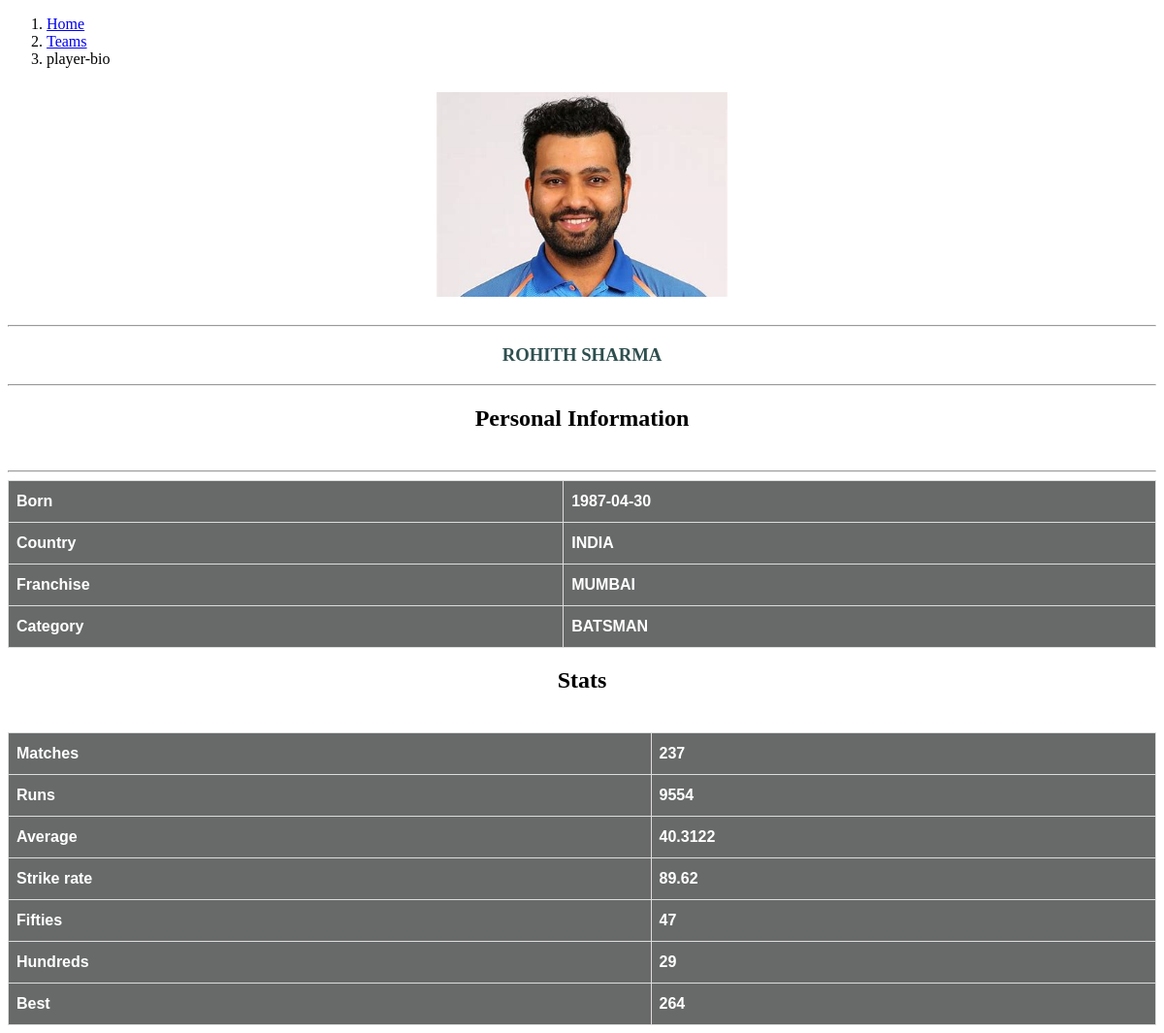
The page /players.php?id=100 on the database its author committed.
### tables this page shows
CREATE TABLE `player12` (
  `P_ID` int(11) NOT NULL,
  `P_NAME` varchar(20) DEFAULT NULL,
  `DOB` date DEFAULT NULL,
  `COUNTRY` varchar(20) DEFAULT NULL,
  `FRANCHISE` varchar(20) DEFAULT NULL,
  `CATEGORY` varchar(10) DEFAULT NULL,
  `N_ID` int(11) NOT NULL,
  `F_ID` int(11) NOT NULL
);

CREATE TABLE `batsman` (
  `P_ID` int(11) NOT NULL,
  `P_NAME` varchar(20) DEFAULT NULL,
  `MATCHES` int(11) DEFAULT NULL,
  `RUNS` int(11) DEFAULT NULL,
  `AVG` float DEFAULT NULL,
  `ST_RATE` float DEFAULT NULL,
  `FIFTIES` int(11) DEFAULT NULL,
  `HUNDREDS` int(11) DEFAULT NULL,
  `BEST` int(11) DEFAULT NULL
);

### players.php (the view, shortened to what this page needs)
<?php
$id=$_GET["id"];
$sql_1="SELECT * FROM player12 WHERE P_ID='$id'";
$sql_2="SELECT * FROM batsman WHERE P_ID='$id'";
$result1=mysqli_query($conn,$sql_1);
$players=mysqli_fetch_assoc($result1);
$flag=true;
$result2=mysqli_query($conn,$sql_2);
$row_count = mysqli_num_rows($result2);
if(!$row_count){
    $sql_3="SELECT * FROM bowler WHERE P_ID='$id'";
    $result3=mysqli_query($conn,$sql_3);
    $stat1=mysqli_fetch_assoc($result3);
    $flag=false;
}
else {
    $stat=mysqli_fetch_assoc($result2);
}
?>
<!DOCTYPE html>
<html lang="en">
<head>
<link href="css/index.css" rel="stylesheet"/>
<link href="css/teams.css" rel="stylesheet" />
<link href="css/bio.css" rel="stylesheet"/>
</head>
<body>
     <nav aria-label="breadcrumb">
        <ol class="breadcrumb py-2">
            <li class="breadcrumb-item">
                <a href="index.php">Home</a>
            </li>
            <li class="breadcrumb-item">
                <a href="teams.php">Teams</a>
            </li>
            <li class="breadcrumb-item active" aria-current="page">
                player-bio
            </li>
        </ol>
    </nav>
    <div class="page-container">
    <div class="image-container">
       <img src="img/<?=$players['P_ID']?>.jpg">
    </div><hr>
       <h3><?php echo $players["P_NAME"];?></h3>
       <hr>
    <h2>Personal Information</h2>
    <hr>
<table class="bio">
  <tr>
    <th>Born</th>
    <th><?php echo $players["DOB"];?></th>
  </tr>
  <tr>
    <th>Country</th>
    <th><?php echo $players["COUNTRY"];?></th>
  </tr>
  <tr>
    <th>Franchise</th>
    <th><?php echo $players["FRANCHISE"];?></th>
  </tr>
  <tr>
    <th>Category</th>
    <th><?php echo $players['CATEGORY'];?></th>
  </tr>
</table>
<h2>Stats</h2>
<?php if($flag){?>
    <table class="bio">
    <tr>
    <th>Matches</th>
    <th><?php echo $stat['MATCHES'];?></th>
  </tr>
  <tr>
    <th>Runs</th>
    <th><?php echo $stat['RUNS'];?></th>
  </tr>
  <tr>
    <th>Average</th>
    <th><?php echo $stat['AVG'];?></th>
  </tr>
  <tr>
    <th>Strike rate</th>
    <th><?php echo $stat['ST_RATE'];?></th>
  </tr>
  <tr>
    <th>Fifties</th>
    <th><?php echo $stat['FIFTIES'];?></th>
  </tr>
  <tr>
    <th>Hundreds</th>
    <th><?php echo $stat['HUNDREDS'];?></th>
  </tr>
  <tr>
    <th>Best</th>
    <th><?php echo $stat['BEST'];?></th>
  </tr>
</table>
<?php } ?>
</div>
</body>
</html>

### css/index.css (style rules this page uses)
* { box-sizing: border-box; }
div h3 { text-align: center; }
.image-container { margin: 25px; }
h2 { text-align: center; padding-bottom: 20px; }

### css/teams.css (style rules this page uses)
.image-container { text-align: center; }
.image-container img { width: 100%; max-width: 300px; }
h2 { text-align: center; padding-bottom: 20px; }

### css/bio.css (style rules this page uses)
.bio { font-family: Arial, Helvetica, sans-serif; border-collapse: collapse; width: 100%; }
.bio td, .bio th { border: 1px solid #ddd; padding: 8px; }
.bio tr:nth-child(even) { background-color: #ebe5e5; }
.bio th { padding-top: 12px; padding-bottom: 12px; text-align: left; background-color: #686a6a; color: white; }
h3 { text-align: center; color:darkslategrey; }

### rows shown on the page
player12: P_NAME "ROHITH SHARMA", DOB "1987-04-30", COUNTRY "INDIA", FRANCHISE "MUMBAI", CATEGORY "BATSMAN"
batsman: MATCHES "237", RUNS "9554", AVG "40.3122", ST_RATE "89.62", FIFTIES "47", HUNDREDS "29", BEST "264"
